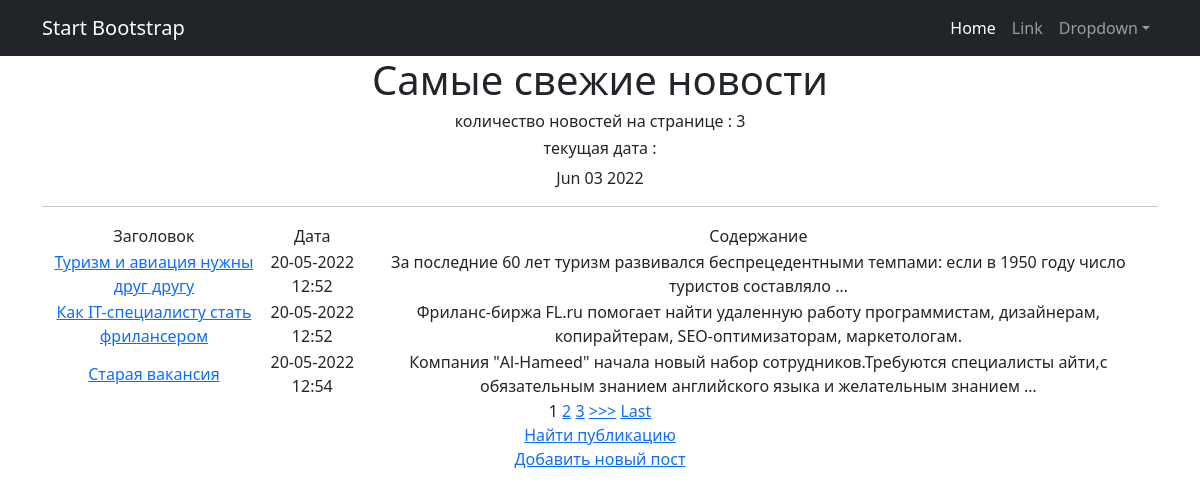
Page /news/ on the committed database.
### news/models.py (models this page shows, shortened)
class Post(models.Model):
    article = 'AR'
    news = 'NW'
    TYPES = [(article, 'статья'), (news, 'новость')]
    post_author = models.ForeignKey(Author, on_delete=models.CASCADE)
    post_type = models.CharField(max_length=2, choices=TYPES)
    post_time_create = models.DateTimeField(auto_now_add=True)
    post_category = models.ManyToManyField(Category, through='PostCategory')
    post_title = models.CharField(max_length=255)
    post_text = models.TextField()
    post_rating = models.IntegerField(default=0)

### news/views.py (the view)
# urls.py: path('', PostList.as_view()),
class PostList(ListView):
    model = Post
    template_name = 'news.html' #'post_detail.html'#
    context_object_name = 'post'
    queryset = Post.objects.order_by('post_time_create')
    paginate_by = 3
    form_class = PostForm
    def get_context_data(self, **kwargs):
        context = super().get_context_data(**kwargs)
        context['time_now'] = datetime.utcnow()
        context['PostCategory'] = Category.objects.all()
        return context
    def post(self, request, *args, **kwargs):
        form = self.form_class(request.POST)
        if form.is_valid():
            form.save()
        return super().get(request, *args, **kwargs)

### news/templatetags/custom_filters.py (called while the page is built)
@register.filter(name='censor')
def censor(value):
    count = 0
    bad_words = ['сука', 'черт', 'блин', 'скотина', 'падла', 'гадость']
    text = value.split()
    for word in text:
        word = word.lower()
        for bad_word in bad_words:
            if word == bad_word:
                return value.replace(text[count], '*' * len(word))
        count += 1
    return value

### templates/news.html (shortened to what this page needs)
{% extends 'flatpages/default.html' %}
{% load custom_filters %}
{% load custom_tags %}
{% block content %}
   <h1>Самые свежие новости </h1>
   <h6>количество новостей на странице : {{ post|length }} </h6>
   <h4><h6>текущая дата :</h6> {{ time_now|date:'M d Y' }}</h4>
   <hr>
{% if post %}
    <table>
        <tr>
            <td>Заголовок</td>
            <td>Дата</td>
            <td>Содержание</td>
        </tr>
        {% for post in post %}
            <tr>
                <td><a href="{% url 'post' post.id %}">{{ post.post_title|truncatechars:50|censor }}   </a></td>
                <td>{{ post.post_time_create|date:'d-m-Y H:i' }}  </td>
                <td>{{ post.post_text|truncatewords:15|censor }}  </td>
            </tr>
        {% endfor %}
    </table>
{% else %}
    <h5>Публикаций нет, зайдите позже</h5>
{% endif %}
{% if is_paginated %}
    {% for num in page_obj.paginator.page_range %}
        {% if page_obj.number == num %}
            <a>{{ num }}</a>
        {% elif num > page_obj.number|add:'-3' and num < page_obj.number|add:'3' %}
            <a href="?page={{ num }}">{{ num }}</a>
        {% endif %}
    {% endfor %}
    {% if page_obj.has_next %}
        <a href="?page={{ page_obj.next_page_number }}">>>></a>
        <a href="?page={{ page_obj.paginator.num_pages }}">Last</a>
    {% endif %}
{% endif %}
<br>
<a href="search">Найти публикацию</a>
<br>
<a href="{% url 'post_create' %}">Добавить новый пост</a> <br>
{% endblock content %}

### rows in the picture
Post: post_title|censor "Туризм и авиация нужны друг другу", post_time_create "20-05-2022 12:52", post_text|censor "За последние 60 лет туризм развивался беспрецедентными темпами: если в 1950 году число туристов составляло …"
Post: post_title|censor "Как IT-специалисту стать фрилансером", post_time_create "20-05-2022 12:52", post_text|censor "Фриланс-биржа FL.ru помогает найти удаленную работу программистам, дизайнерам, копирайтерам, SEO-оптимизаторам, маркетологам."
Post: post_title|censor "Старая вакансия", post_time_create "20-05-2022 12:54", post_text|censor "Компания \"Al-Hameed\" начала новый набор сотрудников.Требуются специалисты айти,с обязательным знанием английского языка и желательным знанием …"

### other values in the picture
{{ post|length }} "3"
{{ time_now|date:'M d Y' }} "Jun 03 2022"
{{ num }} "1"
{{ num }} "2" "3"
